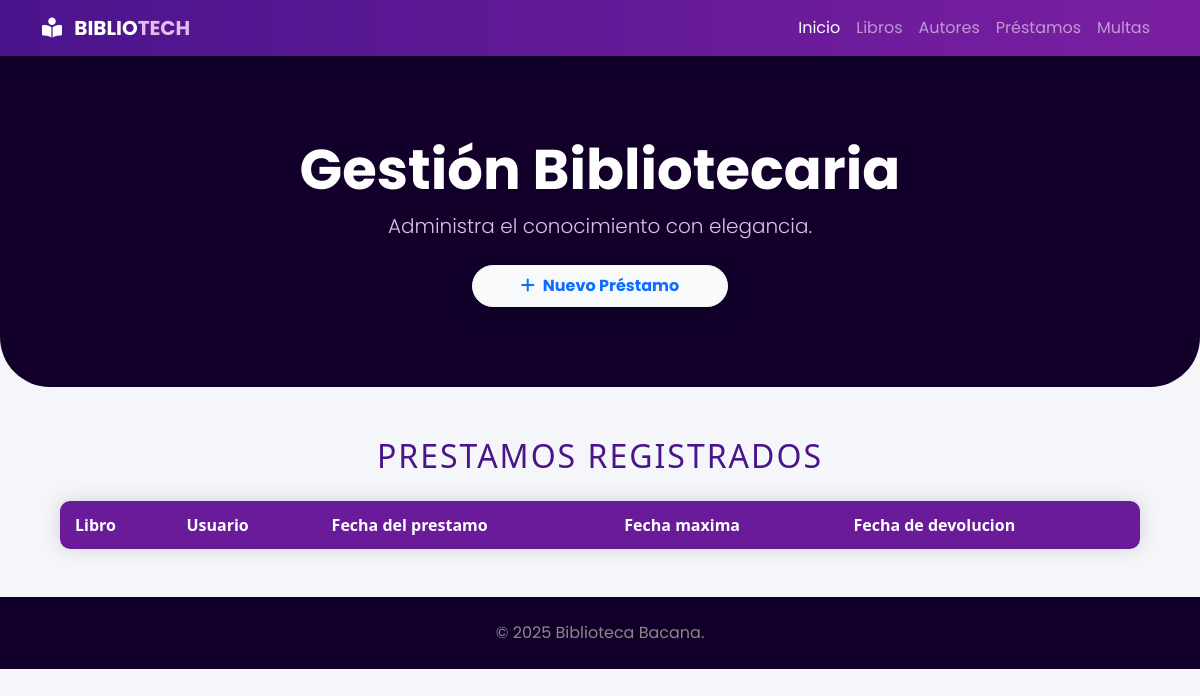
The app's page /prestamos/, older data.
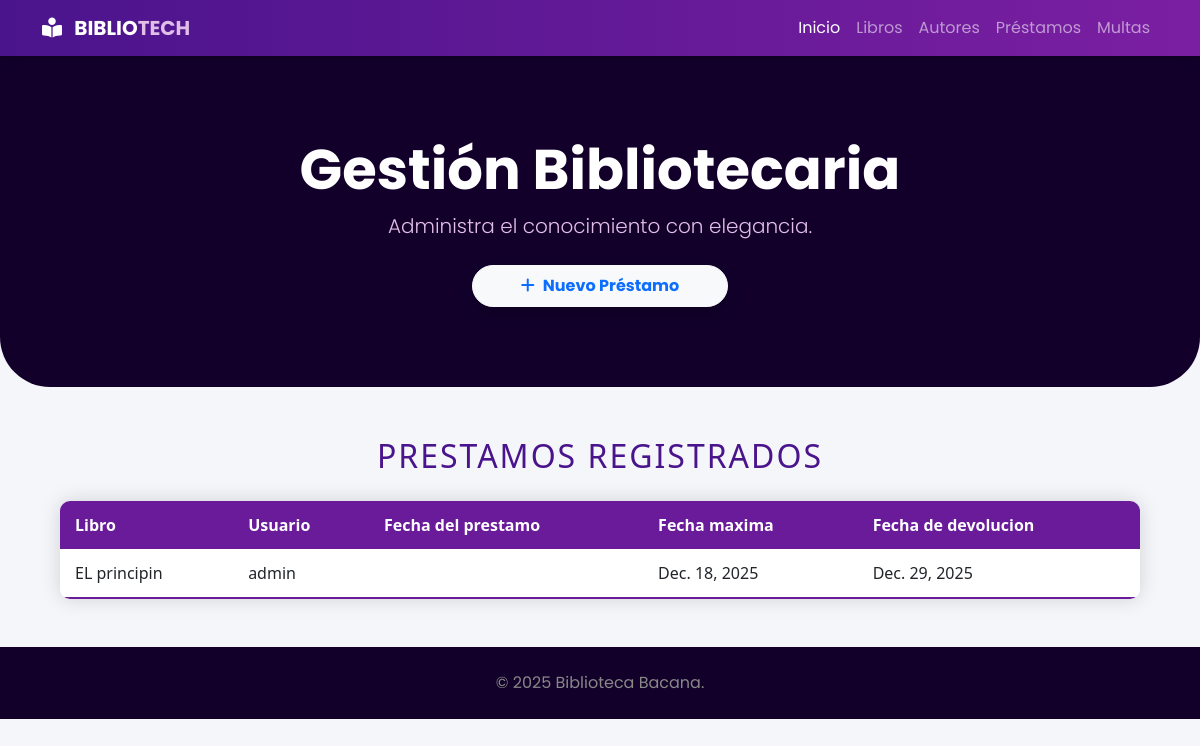
The same page, newer data.
### gestion/models.py (models this page shows, shortened)
class Prestamo(models.Model):
    libro = models.ForeignKey(Libro, related_name="prestamos", on_delete=models.PROTECT) #llave foranea con la clase de libros, prestamo y libros
    usuario = models.ForeignKey(settings.AUTH_USER_MODEL, related_name="prestamos", on_delete=models.PROTECT)  #PARA MANEJAR USUARIOS NECESITAMOS IMPORTAR UNA LIBRERIRA, asi "from django.conf import settings" importamos
    fecha_prestamos = models.DateField(default = timezone.now) #TENEMOS QUE IMPORTAR LA LIBRERIA DE TIMEZOMNE "from django.utils import timezone"
    fecha_maxima = models.DateField()
    fecha_devolucion = models.DateField(blank=True, null=True)

class Libro(models.Model): #clase para el libro
    titulo = models.CharField(max_length=20)
    autor = models.ForeignKey(Autor, related_name="libros", on_delete=models.PROTECT) #TAMBIEN DEBEMOS DEFINIR DE QUIEN ES LA LALVE FORANEA, en este caso de autor, tambien hay que
    disponible = models.BooleanField(default=True) #un boolean y por defecto viene acctivado
    def __str__(self):
        return self.titulo

### gestion/views.py (the view)
# urls.py: path("prestamos/", lista_prestamos, name="lista_prestamos"),
def lista_prestamos(request): #el pass  se ponia para que bo de error por mientras
    Prestamos = Prestamo.objects.all() #SELECT * FROM AUTORES #HAY QUE IMPORTAR EL AUTOR DEL MODELS PARA QUE LO RECONOZCA
    return render(request, 'gestion/templates/prestamos.html', {'prestamos' : Prestamos} ) #eEL DE LA izquierda, el de comillas es el que se llama en html

### gestion/templates/prestamos.html (shortened to what this page needs)
{% extends "index.html" %}
{% block contenido %}
    <h2>Prestamos Registrados</h2>
    <div class="tabla-container">
        <table class="tabla-morada">
            <thead>
                <tr>
                    <th>Libro</th>
                    <th>Usuario</th>
                    <th>Fecha del prestamo</th>
                    <th>Fecha maxima</th>
                    <th>Fecha de devolucion</th>
                </tr>
            </thead>
            <tbody>
                {% for prestamo in prestamos %}
                <tr>
                    <td>{{ prestamo.libro }}</td>
                    <td>{{ prestamo.usuario }}</td>
                    <td>{{ prestamo.fecha_prestamo }}</td>
                    <td>{{ prestamo.fecha_maxima}}</td>
                    <td>{{ prestamo.fecha_devolucion }}</td>
                </tr>
                {% endfor %}
            </tbody>
        </table>
    </div>
{% endblock %}

### gestion/templates/index.html (shortened to what this page needs)
<!DOCTYPE html>
<html lang="es">
<head>
    <link href="https://cdn.jsdelivr.net/npm/bootstrap@5.3.0/dist/css/bootstrap.min.css" rel="stylesheet">
    <link rel="stylesheet" href="https://cdnjs.cloudflare.com/ajax/libs/font-awesome/6.4.0/css/all.min.css">
</head>
<body>
    <nav class="navbar navbar-expand-lg navbar-custom navbar-dark sticky-top">
        <div class="container">
            <a class="navbar-brand fw-bold" href="#">
                <i class="fas fa-book-reader me-2"></i> BIBLIO<span style="color: var(--light-accent);">TECH</span>
            </a>
            <div class="collapse navbar-collapse justify-content-end" id="navbarNav">
                <ul class="navbar-nav">
                    <li class="nav-item"><a class="nav-link active" href="#">Inicio</a></li>
                    <li class="nav-item"><a class="nav-link" href="{% url 'lista_libros'%}">Libros</a></li>
                    <li class="nav-item"><a class="nav-link" href="{% url 'lista_autores' %}">Autores</a></li>
                    <li class="nav-item"><a class="nav-link" href="{% url 'lista_prestamos'%}">Préstamos</a></li>
                    <li class="nav-item"><a class="nav-link" href="{% url 'lista_multa' %}">Multas</a></li>
                </ul>
            </div>
        </div>
    </nav>
    <header class="hero-section text-center">
        <div class="container">
            <h1 class="display-4 fw-bold">Gestión Bibliotecaria</h1>
            <p class="lead mb-4" style="color: var(--light-accent);">Administra el conocimiento con elegancia.</p>
            <button class="btn btn-light text-primary fw-bold rounded-pill px-5 py-2 shadow">
                <i class="fas fa-plus me-2"></i>Nuevo Préstamo
            </button>
        </div>
    </header>
{% block contenido %}
{% endblock %}
    </div> <footer class="text-center py-4 mt-5" style="background-color: var(--dark-bg); color: #888;">
        <div class="container">
            <p class="mb-0">&copy; 2025 Biblioteca Bacana.</p>
        </div>
    </footer>
</body>
</html>

### gestion/templates/index.html (style rules this page uses)
:root { --primary-purple: #4a148c; --secondary-purple: #7b1fa2; --light-accent: #e1bee7; --dark-bg: #12002b; }
body { font-family: 'Poppins', sans-serif; background-color: #f4f6f9; }
.navbar-custom { background: linear-gradient(90deg, var(--primary-purple), var(--secondary-purple)); box-shadow: 0 4px 12px rgba(0,0,0,0.15); }
.hero-section { background: var(--dark-bg); color: white; padding: 80px 0; border-bottom-right-radius: 50px; border-bottom-left-radius: 50px; margin-bottom: 50px; }

### gestion/templates/prestamos.html (style rules this page uses)
.tabla-container { font-family: 'Segoe UI', Tahoma, Geneva, Verdana, sans-serif; margin: 25px auto; box-shadow: 0 0 20px rgba(0, 0, 0, 0.15); border-radius: 10px; overflow: hidden; max-width: 90%; }
.tabla-morada { width: 100%; border-collapse: collapse; min-width: 400px; background-color: #ffffff; }
.tabla-morada thead tr { background-color: #6a1b9a; color: #ffffff; text-align: left; font-weight: bold; }
.tabla-morada th, .tabla-morada td { padding: 12px 15px; }
.tabla-morada tbody tr { border-bottom: 1px solid #dddddd; }
.tabla-morada tbody tr:last-of-type { border-bottom: 2px solid #6a1b9a; }
h2 { color: #4a148c; text-align: center; font-family: 'Segoe UI', sans-serif; text-transform: uppercase; letter-spacing: 2px; }

Row changes from the older to the newer data that the page shows:
added Prestamo: libro "EL principin", usuario "admin", fecha_maxima "Dec. 18, 2025", fecha_devolucion "Dec. 29, 2025"
